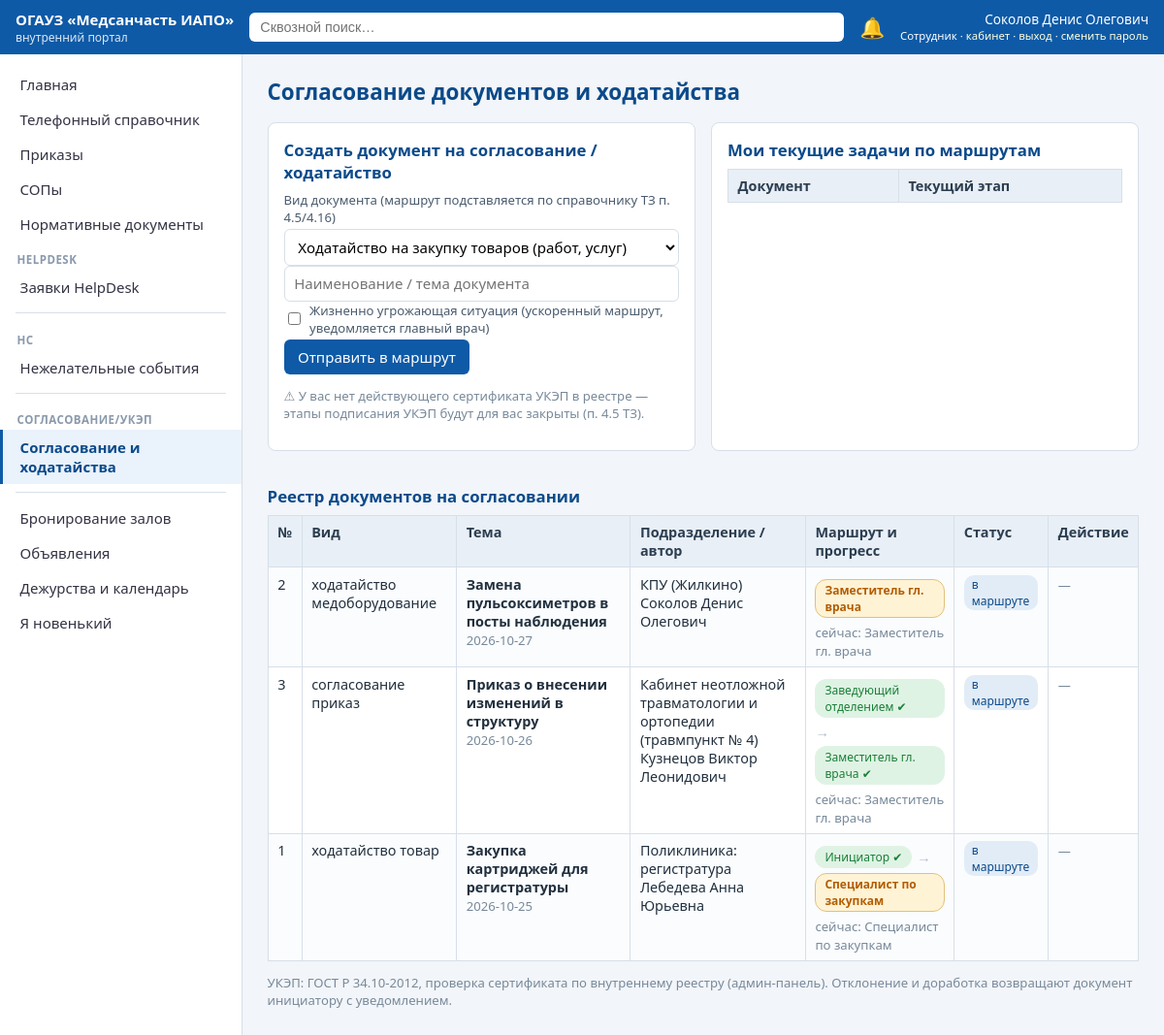
The app's page /requests (signed in) with its own data.
### tables this page shows
CREATE TABLE users(
  id INTEGER PRIMARY KEY, fio TEXT, dept_id INTEGER REFERENCES departments(id),
  position TEXT, email TEXT, role_key TEXT REFERENCES roles(key),
  username TEXT UNIQUE, pw_hash TEXT, salt TEXT, must_change_pw INTEGER DEFAULT 0,
  active INTEGER DEFAULT 1, birth_month_day TEXT);

CREATE TABLE request(
  id INTEGER PRIMARY KEY, kind TEXT, subject TEXT, dept_id INTEGER REFERENCES departments(id),
  author_id INTEGER REFERENCES users(id), route TEXT, stage INTEGER DEFAULT 0,
  status TEXT DEFAULT 'on_route', created_at TEXT, life_threatening INTEGER DEFAULT 0);

CREATE TABLE departments(id INTEGER PRIMARY KEY, block_id INTEGER REFERENCES blocks(id), name TEXT);

CREATE TABLE approval_step(
  id INTEGER PRIMARY KEY, request_id INTEGER REFERENCES request(id), step_no INTEGER,
  approver_role TEXT, approver_name TEXT, action TEXT, comment TEXT, acted_at TEXT,
  signature_cert TEXT);

### app.py (the view)
@app.get("/requests", response_class=HTMLResponse)
def requests_list(request: Request):
    u = current_user(request)
    if not u:
        return RedirectResponse("/login", status_code=302)
    con = get_db()
    rows = con.execute("""SELECT r.*, d.name dept_name, a.fio author_fio FROM request r
                          LEFT JOIN departments d ON d.id=r.dept_id LEFT JOIN users a ON a.id=r.author_id
                          ORDER BY r.life_threatening DESC, r.created_at DESC""").fetchall()
    steps = {}
    for r in rows:
        steps[r["id"]] = con.execute("SELECT * FROM approval_step WHERE request_id=? ORDER BY step_no", (r["id"],)).fetchall()
    certs = con.execute("SELECT * FROM cert_registry WHERE fio=?", (u["fio"],)).fetchall()
    con.close()
    def cur_stage(r):
        st = r["route"].split("|")
        return st[min(r["stage"], len(st) - 1)]
    def can_act(r):
        stage = cur_stage(r)
        if u["role_key"] == "admin":
            return True
        if stage in ("initiator", "executor"):
            return u["id"] == r["author_id"]
        rights = {"head": ("head",), "deputy": ("deputy", "chief"), "chief": ("chief",),
                  "procurement": ("peo",), "accounting": ("signer",), "peo": ("peo",),
                  "commission": ("peo", "chief"), "head_mid": ("head", "chief"), "hr": ("hr",)}
        return u["role_key"] in rights.get(stage, ())
    return ctx(request, rows=rows, steps=steps, stage_names=STAGE_NAMES, certs=certs,
               cur_stage=cur_stage, can_act=can_act, has_ukiep=bool(certs and any(c["valid_until"] >= str(TODAY) for c in certs)),
               statuses={"on_route": "в маршруте", "signed": "подписано (УКЭП)", "rejected": "отклонено", "rework": "на доработке"},
               template="requests.html", section="Согласование документов и ходатайства")

### templates/requests.html (shortened to what this page needs)
{% extends "base.html" %}
{% block body %}
<div class="grid">
  <div class="card">
    <h2 style="margin-top:0">Создать документ на согласование / ходатайство</h2>
    <form method="post" action="/requests/new">
      <div class="frow col"><label>Вид документа (маршрут подставляется по справочнику ТЗ п. 4.5/4.16)</label>
        <select name="kind">
          <option value="ходатайство_товар">Ходатайство на закупку товаров (работ, услуг)</option>
        </select></div>
      <div class="frow"><input type="text" name="subject" placeholder="Наименование / тема документа" required style="flex:3"></div>
      <div class="frow"><label style="display:flex;align-items:center;gap:.4rem;width:auto">
        <input type="checkbox" name="life_threatening" value="yes" style="width:auto"> Жизненно угрожающая ситуация (ускоренный маршрут, уведомляется главный врач)</label></div>
      <button>Отправить в маршрут</button>
    </form>
    {% if has_ukiep %}<p class="muted">✔ В реестре найден ваш действующий сертификат УКЭП — подписание доступно на этапах подписания.</p>
    {% else %}<p class="muted">⚠ У вас нет действующего сертификата УКЭП в реестре — этапы подписания УКЭП будут для вас закрыты (п. 4.5 ТЗ).</p>{% endif %}
  </div>
  <div class="card">
    <h2 style="margin-top:0">Мои текущие задачи по маршрутам</h2>
    {% set my = rows | selectattr('id','defined') | list %}
    <table><tr><th>Документ</th><th>Текущий этап</th></tr>
    </table>
  </div>
</div>
<h2>Реестр документов на согласовании</h2>
<table><tr><th>№</th><th>Вид</th><th>Тема</th><th>Подразделение / автор</th><th>Маршрут и прогресс</th><th>Статус</th><th>Действие</th></tr>
{% for r in rows %}
<tr>
  <td>{{ r['id'] }}{% if r['life_threatening'] %}<br><span class="tag red">жизненно угрожающая</span>{% endif %}</td>
  <td>{{ r['kind'].replace('_',' ') }}</td>
  <td><b>{{ r['subject'] }}</b><br><span class="muted">{{ r['created_at'] }}</span></td>
  <td>{{ r['dept_name'] or '—' }}<br>{{ r['author_fio'] }}</td>
  <td>
    <div class="route">
      {% set stages = r['route'].split('|') %}
      {% for st in steps[r['id']] %}
        {% if not loop.first %}<span class="arr">→</span>{% endif %}
        <span class="st {% if st['action'] %}done{% elif loop.index0 == r['stage'] and r['status']=='on_route' %}cur{% endif %}"
              title="{{ st['comment'] or '' }}{{ ' · серт. '+st['signature_cert'] if st['signature_cert'] else '' }}">
          {{ stage_names.get(st['approver_role'], st['approver_role']) }}{% if st['action']=='agreed' %} ✔{% elif st['action']=='signed_ukiep' %} 🔑{% endif %}</span>
      {% endfor %}
    </div>
    {% if r['status']=='on_route' %}<span class="muted">сейчас: {{ stage_names.get(cur_stage(r), cur_stage(r)) }}</span>{% endif %}
  </td>
  <td><span class="tag {{ {'signed':'green','rejected':'red','rework':'orange'}.get(r['status'],'') }}">{{ statuses[r['status']] }}</span></td>
  <td>
    {% if can_act(r) and r['status'] in ('on_route','rework') %}
    <form method="post" action="/requests/{{ r['id'] }}/act">
      <div class="frow" style="margin:0">
        <input type="text" name="comment" placeholder="Комментарий" style="min-width:140px">
        <select name="action" style="width:auto">
          <option value="agree">Согласовать</option>
          <option value="ukiep">Подписать УКЭП</option>
          <option value="rework">На доработку</option>
          <option value="reject">Отклонить</option>
        </select>
        <button class="btn sm">Применить</button>
      </div>
    </form>
    {% else %}<span class="muted">—</span>{% endif %}
  </td>
</tr>
{% endfor %}</table>
<p class="muted">УКЭП: ГОСТ Р 34.10-2012, проверка сертификата по внутреннему реестру (админ-панель). Отклонение и доработка возвращают документ инициатору с уведомлением.</p>
{% endblock %}

### templates/base.html (shortened to what this page needs)
<!doctype html>
<html lang="ru">
<head>
<link rel="stylesheet" href="/static/style.css">
</head>
<body>
{% if user %}
<header class="topbar">
  <div class="brand"><a href="/" style="color:#fff;text-decoration:none">ОГАУЗ «Медсанчасть&nbsp;ИАПО»</a> <span>внутренний портал</span></div>
  <form action="/search" method="get" class="searchbox">
    <input name="q" placeholder="Сквозной поиск…" value="{{ q or '' }}">
  </form>
  <a class="bell" href="/notifications" title="Уведомления">🔔{% if unread %}<span class="badge">{{ unread }}</span>{% endif %}</a>
  <div class="who">{{ user['fio'] }}<br><small>{{ role_names.get(user['role_key'], user['role_key']) }} · <a href="/dashboard">кабинет</a> · <a href="/logout">выход</a> · <a href="/change-password">сменить пароль</a></small></div>
</header>
<div class="layout">
  <nav class="side" id="side">
    {% set rv = role_vis.get(user['role_key'], []) %}
    {% set ns_ = namespace(group="") %}
    {% for need_role, title, url in menu %}
      {% set allowed = (need_role == "") or ('*' in rv) or (need_role in rv) %}
      {% if allowed %}
        {% if need_role != ns_.group %}
          {% if ns_.group %}<div class="navsep"></div>{% endif %}
          {% set ns_.group = need_role %}
          {% if need_role %}<div class="navgroup">{{ need_role }}</div>{% endif %}
        {% endif %}
        <a href="{{ url }}" class="{{ 'active' if request.url.path == url }}">{{ title }}</a>
      {% endif %}
    {% endfor %}
  </nav>
  <main class="content">
    <h1>{{ section }}</h1>
    {% block body %}{% endblock %}
  </main>
</div>
{% else %}
<main style="padding:2rem">{% block anon %}{% endblock %}</main>
{% endif %}
</body>
</html>

### static/style.css (style rules this page uses)
:root { --c1:#0e5aa7;--c2:#0b4a8a;--bg:#f2f5f9;--line:#d7dfe8;--ok:#1a7f37;--warn:#b35c00;--err:#c0392b }
* { box-sizing:border-box }
body { margin:0;font-family:'Segoe UI',Roboto,Arial,sans-serif;background:var(--bg);color:#22303e;font-size:15px }
a { color:var(--c1);text-decoration:none }
.topbar { display:flex;align-items:center;gap:1rem;background:var(--c1);color:#fff;padding:.6rem 1rem;position:sticky;top:0;z-index:10 }
.topbar a { color:#ffd }
.brand { font-weight:600 }
.brand span { display:block;font-weight:400;font-size:.75rem;opacity:.85 }
.searchbox { flex:1;display:flex }
.searchbox input { width:100%;padding:.45rem .7rem;border-radius:6px;border:0;font-size:.9rem }
.bell { position:relative;font-size:1.3rem;text-decoration:none }
.who { font-size:.85rem;text-align:right;line-height:1.2 }
.layout { display:flex;min-height:calc(100vh - 60px) }
.side { width:250px;background:#fff;border-right:1px solid var(--line);padding:.8rem 0;flex-shrink:0 }
.side a { display:block;padding:.5rem 1.1rem;color:#334;border-left:3px solid transparent }
.side a.active { border-left-color:var(--c1);background:#eaf2fb;color:var(--c2);font-weight:600 }
.content { flex:1;padding:1.2rem 1.6rem;max-width:1200px }
h1 { margin:.2rem 0 1rem;font-size:1.4rem;color:var(--c2) }
h2 { font-size:1.05rem;color:var(--c2);margin:1.2rem 0 .5rem }
table { border-collapse:collapse;width:100%;background:#fff;font-size:.9rem }
th,td { border:1px solid var(--line);padding:.45rem .6rem;text-align:left;vertical-align:top }
th { background:#e8eff7;color:#2c3e50 }
tr:nth-child(even) td { background:#fafcfe }
.card { background:#fff;border:1px solid var(--line);border-radius:8px;padding:1rem;margin-bottom:1rem }
.grid { display:grid;grid-template-columns:repeat(auto-fit,minmax(280px,1fr));gap:1rem }
.tag { display:inline-block;padding:1px 8px;border-radius:10px;font-size:.75rem;background:#e2ecf7;color:var(--c2) }
input[type=text],input[type=date],input[type=time],input[type=password],input[type=email],select,textarea { padding:.45rem .6rem;border:1px solid var(--line);border-radius:6px;font:inherit;background:#fff;width:100% }
button,.btn { background:var(--c1);color:#fff;border:0;border-radius:6px;padding:.5rem .9rem;font:inherit;cursor:pointer }
.muted { color:#78899a;font-size:.82rem }
.navgroup { padding:.7rem 1.1rem .2rem;font-size:.72rem;text-transform:uppercase;letter-spacing:.04em;color:#8a99ab;font-weight:600 }
.navsep { border-top:1px solid var(--line);margin:.5rem 1rem }
.route { display:flex;flex-wrap:wrap;gap:.3rem;align-items:center;margin:.3rem 0 }
.route .st { padding:2px 9px;border-radius:12px;background:#e2ecf7;color:#5b6f85;font-size:.75rem;border:1px solid transparent }
.route .st.done { background:#dff3e4;color:var(--ok) }
.route .st.cur { background:#fff3d6;color:var(--warn);border-color:#e3c07a;font-weight:600 }
.route .arr { color:#b0bccb }
label { font-size:.82rem;color:#4a5b6d;display:block;margin-bottom:.2rem }
.frow.col { flex-direction:column;align-items:stretch }

### records on screen
users: fio "Соколов Денис Олегович", get "Сотрудник"
request: id "2", kind.replace "ходатайство медоборудование", subject "Замена пульсоксиметров в посты наблюдения", created_at "2026-10-27", name "КПУ (Жилкино)", author_fio "Соколов Денис Олегович", get "Заместитель гл. врача", status "в маршруте"
approval_step: get "Заместитель гл. врача"
request: id "3", kind.replace "согласование приказ", subject "Приказ о внесении изменений в структуру", created_at "2026-10-26", name "Кабинет неотложной травматологии и ортопедии (травмпункт № 4)", author_fio "Кузнецов Виктор Леонидович", get "Заместитель гл. врача", status "в маршруте"
approval_step: get "Заведующий отделением"
approval_step: get "Заместитель гл. врача"
request: id "1", kind.replace "ходатайство товар", subject "Закупка картриджей для регистратуры", created_at "2026-10-25", name "Поликлиника: регистратура", author_fio "Лебедева Анна Юрьевна", get "Специалист по закупкам", status "в маршруте"
approval_step: get "Инициатор"
approval_step: get "Специалист по закупкам"

### other values on screen
{{ title }} "Главная" "Телефонный справочник" "Приказы" "СОПы" "Нормативные документы" "Заявки HelpDesk" "Нежелательные события" "Согласование и ходатайства" "Бронирование залов" "Объявления" "Дежурства и календарь" "Я новенький"
{{ need_role }} "HELPDESK" "НС" "СОГЛАСОВАНИЕ/УКЭП"
{{ section }} "Согласование документов и ходатайства"
